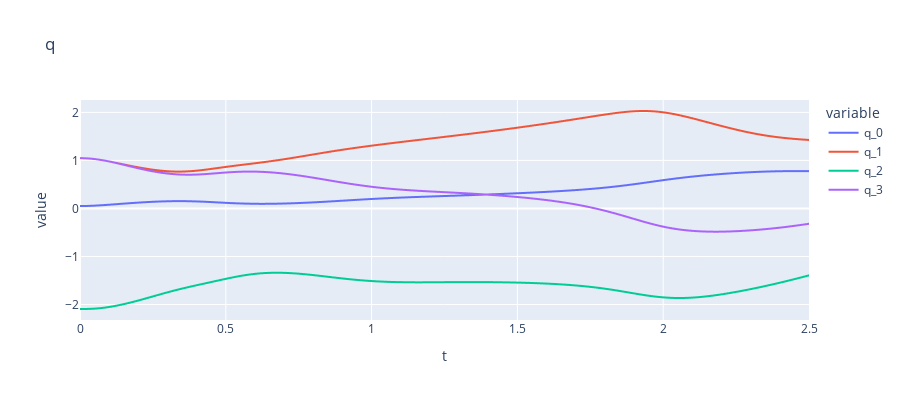

Here is the notebook cell this chart was saved with:
### Code cell
df_cont = pd.DataFrame(all_logs['horizon_1'])

utils.plot_output(df_cont,"q")

### Figure 1 — Plotly figure (JSON) as saved in the notebook; plotly's stock layout.template omitted (floating-point values rounded to 4 significant figures; data arrays with more than 128 entries replaced by an {"elided": "..."} marker saying what was removed)
{"data": [{"hovertemplate": "variable=q_0<br>t=%{x}<br>value=%{y}<extra></extra>", "legendgroup": "q_0", "line": {"color": "#636efa", "dash": "solid"}, "marker": {"symbol": "circle"}, "mode": "lines", "name": "q_0", "showlegend": true, "type": "scattergl", "x": {"elided": "501 float values"}, "xaxis": "x", "y": {"elided": "501 float values"}, "yaxis": "y"}, {"hovertemplate": "variable=q_1<br>t=%{x}<br>value=%{y}<extra></extra>", "legendgroup": "q_1", "line": {"color": "#EF553B", "dash": "solid"}, "marker": {"symbol": "circle"}, "mode": "lines", "name": "q_1", "showlegend": true, "type": "scattergl", "x": {"elided": "501 float values"}, "xaxis": "x", "y": {"elided": "501 float values"}, "yaxis": "y"}, {"hovertemplate": "variable=q_2<br>t=%{x}<br>value=%{y}<extra></extra>", "legendgroup": "q_2", "line": {"color": "#00cc96", "dash": "solid"}, "marker": {"symbol": "circle"}, "mode": "lines", "name": "q_2", "showlegend": true, "type": "scattergl", "x": {"elided": "501 float values"}, "xaxis": "x", "y": {"elided": "501 float values"}, "yaxis": "y"}, {"hovertemplate": "variable=q_3<br>t=%{x}<br>value=%{y}<extra></extra>", "legendgroup": "q_3", "line": {"color": "#ab63fa", "dash": "solid"}, "marker": {"symbol": "circle"}, "mode": "lines", "name": "q_3", "showlegend": true, "type": "scattergl", "x": {"elided": "501 float values"}, "xaxis": "x", "y": {"elided": "501 float values"}, "yaxis": "y"}], "layout": {"height": 400, "legend": {"title": {"text": "variable"}, "tracegroupgap": 0}, "title": {"text": "q"}, "width": 900, "xaxis": {"anchor": "y", "domain": [0, 1], "title": {"text": "t"}}, "yaxis": {"anchor": "x", "domain": [0, 1], "title": {"text": "value"}}}}
